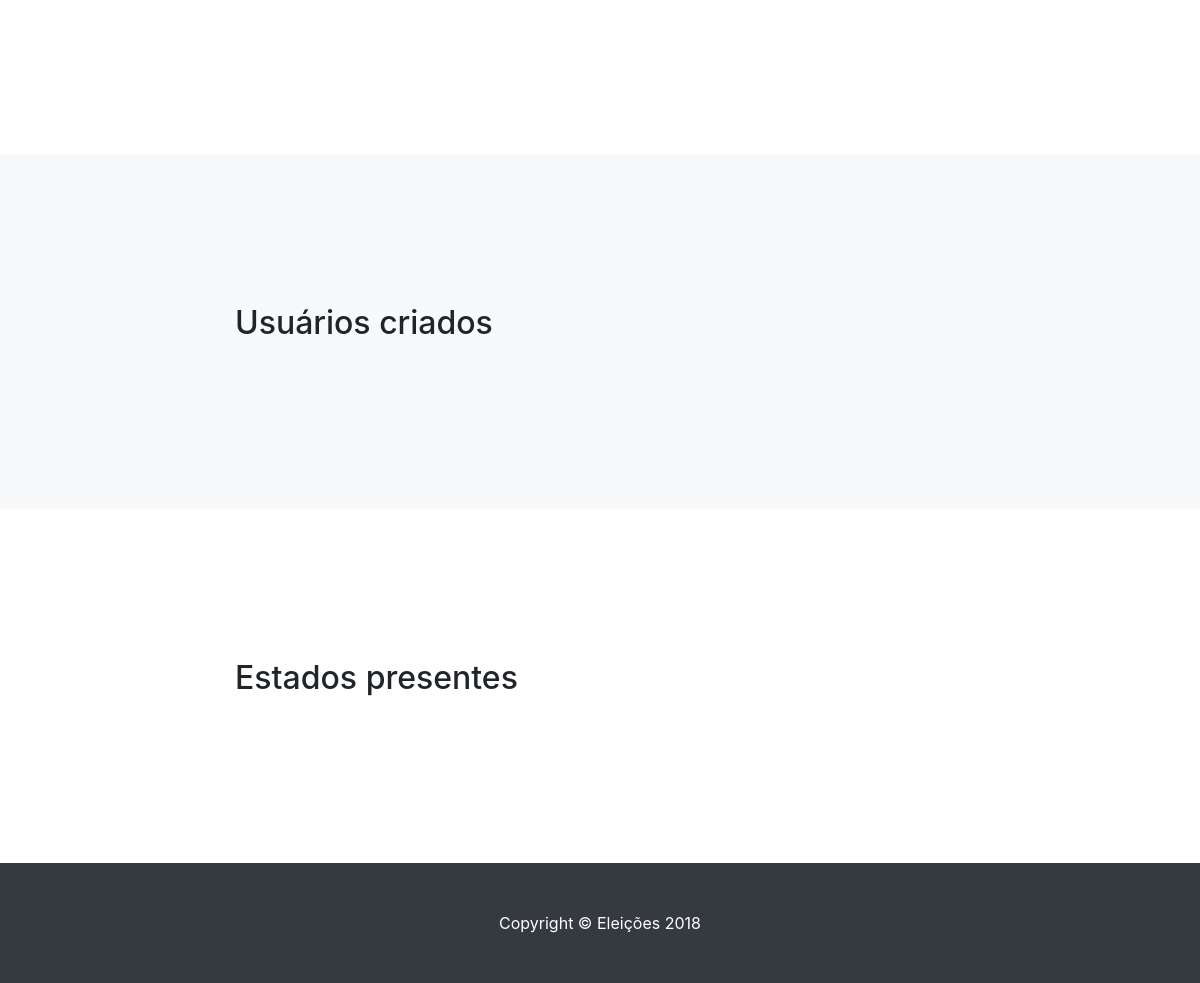
Before: / (lower part) with the older database file.
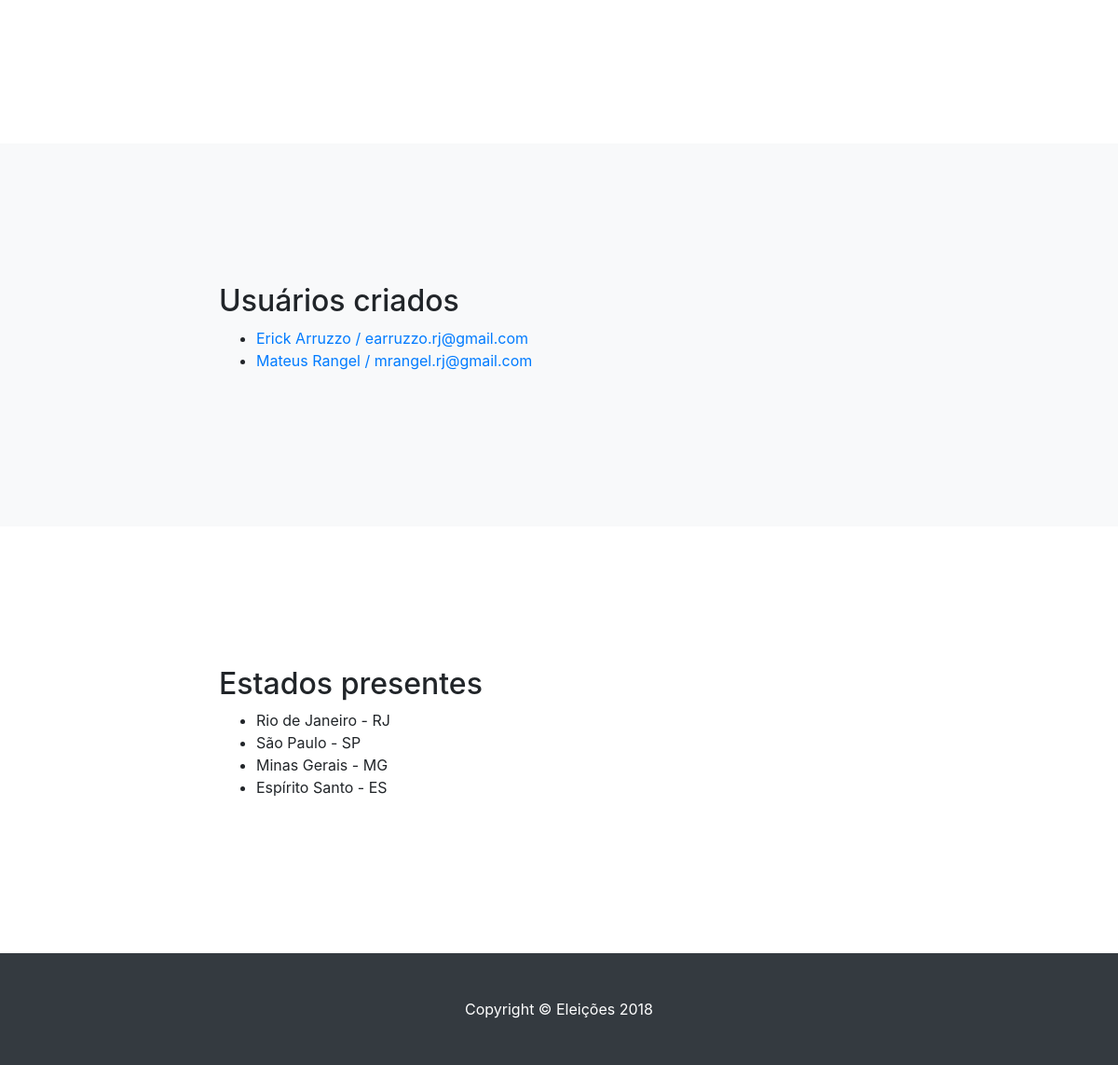
After: the same page with the newer database file.
### eleicoes2018/models.py (models this page shows)
class Usuario(models.Model):
	cpf = models.CharField(max_length=11, null=False)
	nome = models.CharField(max_length=255, null=False)
	email = models.CharField(max_length=255, null=False)
	senha = models.CharField(max_length=255, null=False)
	estado_id = models.ForeignKey(Estado, on_delete=models.CASCADE)

class Estado(models.Model):
	nome = models.CharField(max_length=255, null=False)
	sigla = models.CharField(max_length=2, null=False)

### eleicoes2018/views.py (the view)
# urls.py: url(r'^$', index, name='index'),
def index(request):
	usuarios = Usuario.objects.all()
	estados = Estado.objects.all()
	return render(request, 'index.html', { 'usuarios' : usuarios , 'estados' : estados })

### eleicoes2018/templates/index.html (shortened to what this page needs)
{% load staticfiles %}
<!DOCTYPE html>
  <head>
    <link href='{% static "vendor/bootstrap/css/bootstrap.min.css" %}' rel="stylesheet">
    <link href='{% static "css/scrolling-nav.css" %}' rel="stylesheet">
  </head>
  <body id="page-top">
    <section id="funcionalidades">
      <div class="container">
        <div class="row">
          <div class="col-lg-8 mx-auto">
          </div>
        </div>
      </div>
    </section>
    <section id="usuarios" class="bg-light">
      <div class="container">
        <div class="row">
          <div class="col-lg-8 mx-auto">
            <h2>Usuários criados</h2>
            <ul>
                {% for usuario in usuarios %}
                    <li><a href="/usuario/{{usuario.id}}">{{ usuario.nome }} / {{ usuario.email }}</a></li>
                {% endfor %}
            </ul>
          </div>
        </div>
      </div>
    </section>
    <section id="regiao">
      <div class="container">
        <div class="row">
          <div class="col-lg-8 mx-auto">
            <h2>Estados presentes</h2>
            <ul>
                {% for estado in estados %}
                    <li>{{ estado.nome }} - {{ estado.sigla }}</li>
                {% endfor %}
            </ul>
          </div>
        </div>
      </div>
    </section>
    <footer class="py-5 bg-dark">
      <div class="container">
        <p class="m-0 text-center text-white">Copyright &copy; Eleições 2018</p>
      </div>
    </footer>
  </body>
</html>

### eleicoes2018/static/css/scrolling-nav.css (style rules this page uses)
section { padding: 150px 0; }

Changed rows visible on the page:
added Usuario: nome "Erick Arruzzo", email "earruzzo.rj@gmail.com"
added Usuario: nome "Mateus Rangel", email "mrangel.rj@gmail.com"
added Estado: nome "Rio de Janeiro", sigla "RJ"
added Estado: nome "São Paulo", sigla "SP"
added Estado: nome "Minas Gerais", sigla "MG"
added Estado: nome "Espírito Santo", sigla "ES"
